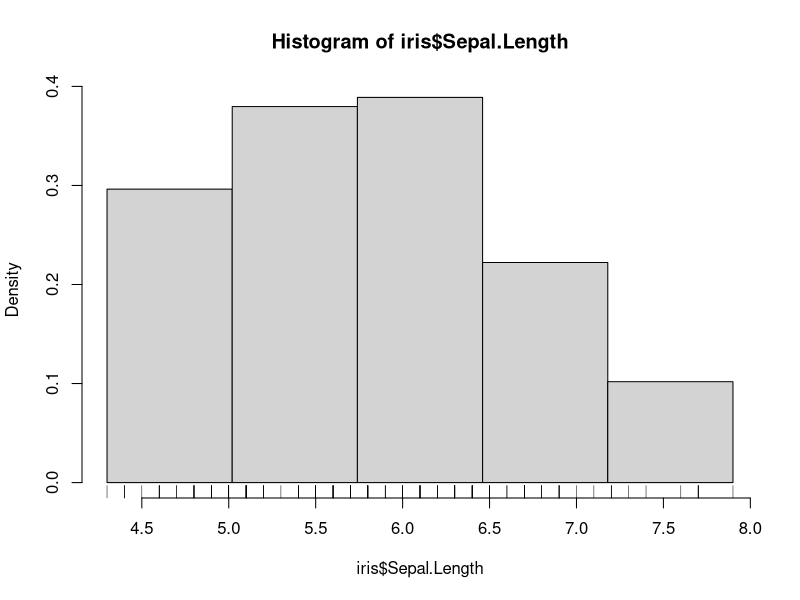
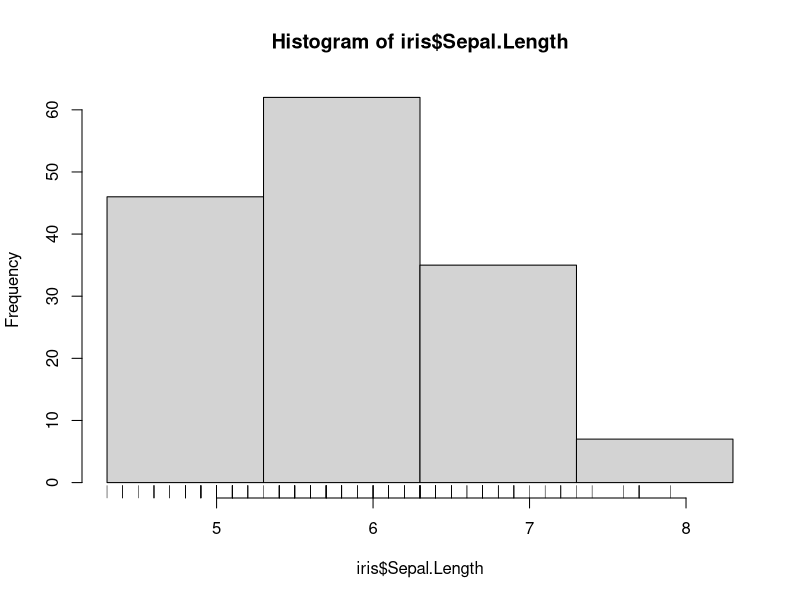

The R source for these figures, in order:
# Exercise 2.1
by = (min(iris$Sepal.Length)-max(iris$Sepal.Length))/5
breaks = seq(min(iris$Sepal.Length), max(iris$Sepal.Length), by = (max(iris$Sepal.Length)-min(iris$Sepal.Length))/5)
hist(iris$Sepal.Length, probability = TRUE, breaks = breaks)
rug(iris$Sepal.Length)

hist(iris$Sepal.Length, breaks = seq(4.3, 8.3, by = 1))
rug(iris$Sepal.Length)
